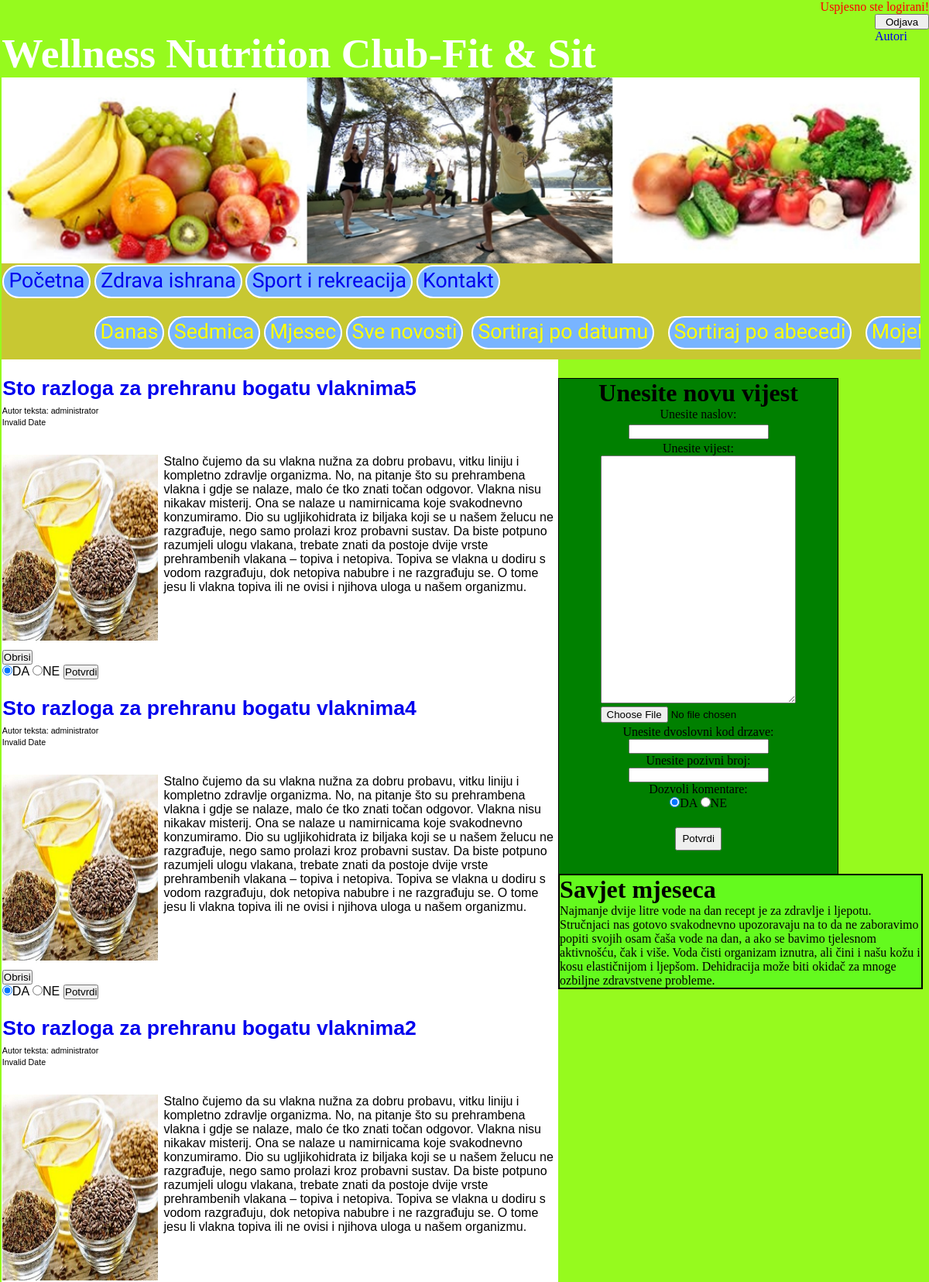
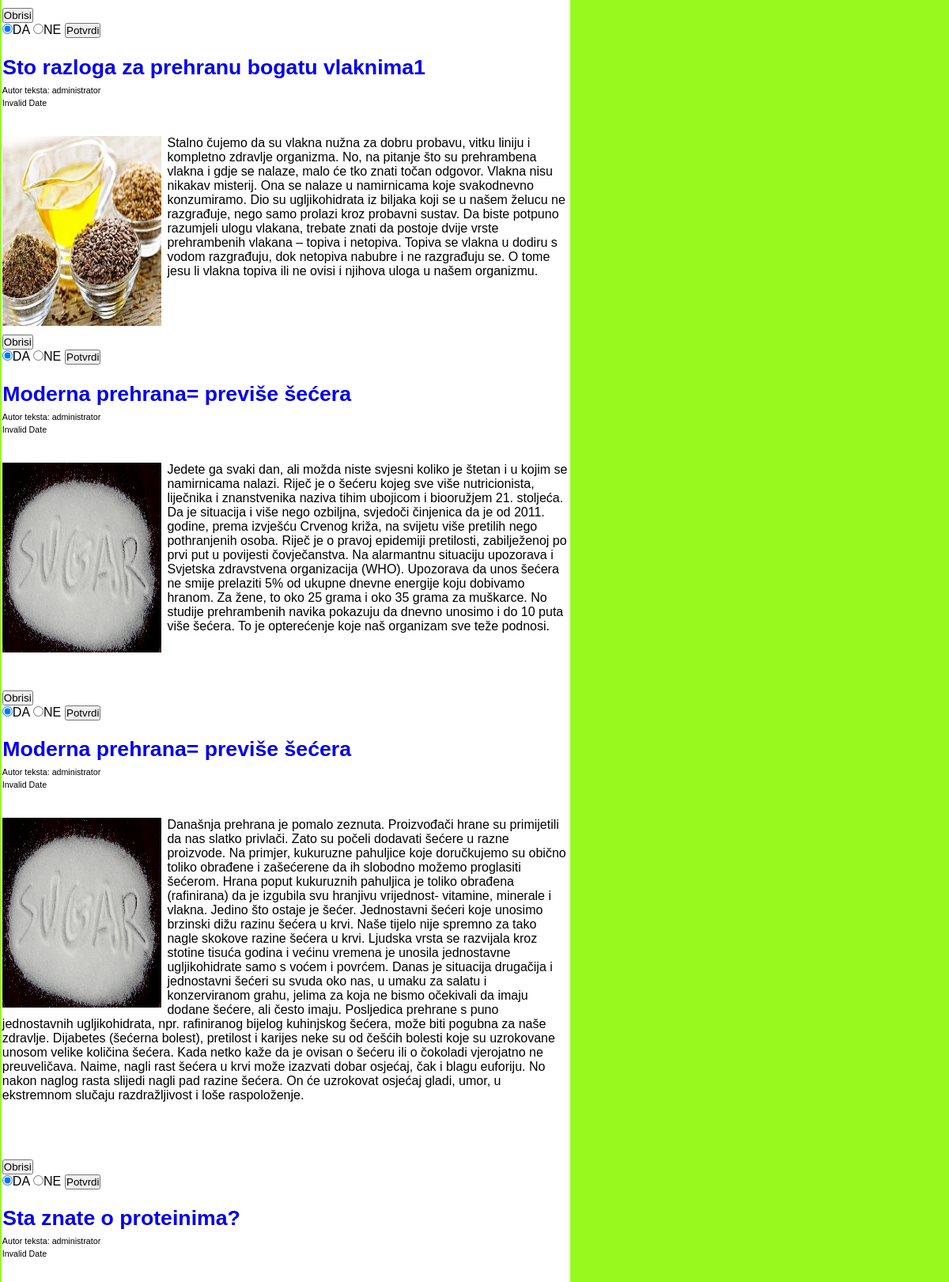
/Main.php (signed in, upper part), run on the app's committed database (2 pictures, top to bottom).
### tables this page shows
CREATE TABLE IF NOT EXISTS `novosti` (
  `NovostID` int(11) NOT NULL AUTO_INCREMENT,
  `Naslov` varchar(200) NOT NULL,
  `NovostiTxt` text NOT NULL,
  `Vrijeme` timestamp NOT NULL DEFAULT CURRENT_TIMESTAMP ON UPDATE CURRENT_TIMESTAMP,
  `Slika` text NOT NULL,
  `AutorID` int(11) NOT NULL,
  `Otvoren` varchar(2) NOT NULL,
  PRIMARY KEY (`NovostID`)
);

CREATE TABLE IF NOT EXISTS `autori` (
  `ID` int(11) NOT NULL AUTO_INCREMENT,
  `Username` varchar(20) NOT NULL,
  `Password` varchar(50) NOT NULL,
  PRIMARY KEY (`ID`),
  UNIQUE KEY `Username` (`Username`)
);

### Main.php (the view, shortened to what this page needs)
<!DOCTYPE HTML PUBLIC "-//W3C//DTD HTML 4.01 Transitional//EN">
<Html>
<head>
<link rel="stylesheet" type="text/css" href="Stil.css">
</head>
<body onload="bodyOnLoad();">
<?php
	if(isset($_SESSION['username']))
	{
		print "<p class=\"natpis\"> Uspjesno ste logirani! </p>";
	}
	else
	{
		print "<a class=\"natpi\" href =\"Login.php\">Logirajte se!</a>";
	}
?>
<div id="forma1">
<?php
	if(isset($_SESSION['username']))
	{
		print "<form id=\"izgen\"action=\"Main.php\" method=\"get\">
		<input type=\"submit\" class=\"Odjava\" name=\"Odjava\" value=\"Odjava\">";
		if($_SESSION['username']=="administrator")
		{
			print "<a class=\"natpi\" href =\"Autori.php\">Autori</a>";
		}
	}
?>
</div>
<div id="zaglavlje">
<h1 id="imeklub">Wellness Nutrition Club-Fit &amp Sit</h1>
</div>
<div id="slike">
<img class="prva" alt="LOGO" src="kolaz.jpg">
</div>
<div id="meni">
	<ul class="menilista">
		<li id="Pocetna"><a class="linkmeni" href="Main.php" >Početna</a></li>
		<li id="Zdrava"><a href="Linkovi.html" class="linkmeni">Zdrava ishrana</a></li>
		<li id="Sport"><a href="Tabela.html" class="linkmeni">Sport i rekreacija</a></li>
		<li id="Kontakt"><a href="Forma.html" class="linkmeni">Kontakt</a></li>
	</ul>
</div>
<div id="kontrole">
<ul class="kontlist">
<li id="Danas" onclick="prikazi(1)">Danas</li>
<li id="Sedmica" onclick="prikazi(2)">Sedmica</li>
<li id="Mjesec" onclick="prikazi(3)">Mjesec</li>
<li id="Starije" onclick="prikazi(4)">Sve novosti</li>
<li id="SortirajPoDat"><form class="Dugmad" action="Main.php" method="post"><input id="Datumski" type="submit" name="PoDatumu" value="Sortiraj po datumu"></form></li>
<li id="SortirajPoAbc"><form class="Dugmad" action="Main.php" method="post"><input id="Datumski" type="submit" name="PoAbc" value="Sortiraj po abecedi"></form></li>
<?php
	if(isset($_SESSION['username']))
	{
		print "<li id=\"MojeNovosti\"><form class=\"Dugmad\" action=\"Main.php\" method=\"post\"><input id=\"Datumski\" type=\"submit\" name=\"MojeNov\" value=\"MojeNovosti\"></form></li>";
	}
?>
</ul>
</div>
<?php
	 $veza = new PDO("mysql:dbname=wnclub_database;host=localhost;port=3306;charset=utf8","DBuser");
     $veza->exec("set names utf8");
	if(isset($_SESSION['username']))
	{
		print "<div id=\"forma2\">
		<h1>Unesite novu vijest</h1>
		<form id=\"izgen\"action=\"Main.php\" method=\"post\">
		<label for=\"Naslovi\">Unesite naslov:</label>
		<input type=\"text\" id=\"Naslovi\" name=\"Naslovi\" required>
		<label for=\"NovostTxt\">Unesite vijest:</label>
		<textarea id=\"NovostTxt\" name=\"NovostTxt\" rows=\"20\" cols=\"50\" required></textarea>
		<input type=\"file\" id=\"pic\" name=\"pic\" accept=\"image/*\" required>
		<label for=\"Drzava\" >Unesite dvoslovni kod drzave:</label>
		<input type=\"text\" id=\"Drzava\" name=\"Drzava\" required onblur=\"provjeriBroj()\">
		<label for=\"Broj\">Unesite pozivni broj:</label>
		<input type=\"text\" id=\"Broj\" name=\"Broj\" required onblur=\"provjeriDrzave()\">
		<br>
		<p>Dozvoli komentare:</p>
		<input type=\"radio\" name=\"Zakom\" value=\"DA\" checked>DA
		<input type=\"radio\" name=\"Zakom\" value=\"NE\">NE
		<p id=\"Postavi\"><p>
		<br>
		<input type=\"submit\" id=\"Potvrdi\" name=\"Potvrdi\" value=\"Potvrdi\">
		</form>
		</div>";
	}
?>
<div id="glavni">
  <div id="sadrzajnovosti">
  <?php
   $novosti=$veza->query("select * from novosti order by Vrijeme desc");
	if(isset($_REQUEST['PoDatumu']))
	{
		$brojac=0;
				foreach($novosti as $vijest)
				{
						$naslov=str_replace("&#44;",",",$vijest['Naslov']);
						$vijesti=str_replace("&#44;",",",$vijest['NovostiTxt']);
						$datum=$vijest['Vrijeme'];
						$slika=$vijest['Slika'];
						$dat=date("D M j Y H:i:s",strtotime($datum));
						$datum=$dat." GMT+0200";
						$autori=$veza->query("select a.Username from autori a where a.ID=".$vijest['AutorID']);
						foreach($autori as $aut)
					{
						print "<div class=\"novostiDiv\">
						<h1 class=\"NaslovNovosti\"><a href=\"Detalji.php?NaslovNovosti=$naslov\">".$naslov."</a></h1>
						<p class=\"datumobjave\">".$datum."</p>
						<p class=\"autorKomentar\">Autor teksta: ".$aut['Username']."</p>
						<p class=\"datumi\"></p>
						<p class=\"novosti\"> <img class=\"novostiSlike\" alt=\"LOGO\" src=".$slika.">".$vijesti."</p>
						</div>";
						if(isset($_SESSION['username']) && $_SESSION['username']=="administrator" )
						{
							print "<form action=\"Main.php\" method=\"post\">
							<input type=\"hidden\" name=\"novost\" value=\"".$vijest['NovostID']."\">
							<input type=\"submit\" name=\"ObrisiNovost\" id=\"ObrisiNovost\" value=\"Obrisi\">
							</form>
							";
							print "<form action=\"Main.php\" method=\"post\">
							<input type=\"hidden\" name=\"novost\" value=\"".$vijest['NovostID']."\">
							<input type=\"radio\" name=\"Zakom\" value=\"DA\" checked>DA
							<input type=\"radio\" name=\"Zakom\" value=\"NE\">NE
							<input type=\"submit\" name=\"PotvrdiPromjenu\" id=\"PotvrdiPromjenu\" value=\"Potvrdi\">
							</form>";
						}
					}
				}
	}
	else{
		foreach($novosti as $vijest)
		{
					$naslov=str_replace("&#44;",",",$vijest['Naslov']);
					$vijesti=str_replace("&#44;",",",$vijest['NovostiTxt']);
					$datum=$vijest['Vrijeme'];
					$slika=$vijest['Slika'];
					$dat=date("D M j Y H:i:s",strtotime($datum));
					$datum=$dat." GMT+0200";
					$autori=$veza->query("select a.Username from autori a where a.ID=".$vijest['AutorID']);
					foreach($autori as $aut)
					{
						print "<div class=\"novostiDiv\">
						<h1 class=\"NaslovNovosti\"><a href=\"Detalji.php?NaslovNovosti=$naslov\">".$naslov."</a></h1>
						<p class=\"datumobjave\">".$datum."</p>
						<p class=\"autorKomentar\">Autor teksta: ".$aut['Username']."</p>
						<p class=\"datumi\"></p>
						<p class=\"novosti\"> <img class=\"novostiSlike\" alt=\"LOGO\" src=".$slika.">".$vijesti."</p>
						</div>";
						if(isset($_SESSION['username']) && $_SESSION['username']=="administrator")
						{
							print "<form action=\"Main.php\" method=\"post\">
							<input type=\"hidden\" name=\"novost\" value=\"".$vijest['NovostID']."\">
							<input type=\"submit\" name=\"ObrisiNovost\" id=\"ObrisiNovost\" value=\"Obrisi\">
							</form>
							";
							print "<form action=\"Main.php\" method=\"post\">
							<input type=\"hidden\" name=\"novost\" value=\"".$vijest['NovostID']."\">
							<input type=\"radio\" name=\"Zakom\" value=\"DA\" checked>DA
							<input type=\"radio\" name=\"Zakom\" value=\"NE\">NE
							<input type=\"submit\" name=\"PotvrdiPromjenu\" id=\"PotvrdiPromjenu\" value=\"Potvrdi\">
							</form>";
						}
					}
		}
	}
?>
</div>
</div>
<div id="desnog">
<h1 id="des">Savjet mjeseca</h1>
<p>Najmanje dvije litre vode na dan recept je za zdravlje i ljepotu. Stručnjaci nas gotovo svakodnevno upozoravaju na to da ne zaboravimo popiti svojih osam čaša vode na dan, a ako se bavimo tjelesnom aktivnošću, čak i više. Voda čisti organizam iznutra, ali čini i našu kožu i kosu elastičnijom i ljepšom. Dehidracija može biti okidač za mnoge ozbiljne zdravstvene probleme.</p>
</div>
</body>
</Html>

### Stil.css (style rules this page uses)
body { background-color: rgb(150,250,30); }
.natpis { text-align: right; color:red; }
.autorKomentar { font-family: Arial; font-size: 8pt; top: 12%; color :black; margin-bottom: 0.5%; margin-top: 1%; }
#Datumski { display: inline; position: relative; font-size: 20pt; padding-top: 0.2%; padding-left: 0.5%; padding-right: 0.5%; padding-bottom: 0.4%; position: relative; font-family: Gabriela; border-radius: 30px; border: solid white 2px; background-color: rgb(120,180,255); color:yellow; }
.Dugmad { display: inline; border: none; background-color: rgb(200,200,50); }
.natpi { text-align: right; }
#forma1 { height:20px; width:70px; float: right; }
#Naslovi { margin-bottom: 1%; margin-top: 1%; }
#Potvrdi,#pic { margin-top: 1%; margin-bottom: 1%; }
#Potvrdi { height: 30px; width: 60px; }
#NovostTxt { height: 50%; width: 70%; }
#Broj,#Drzava { text-align: right; }
#forma2 { height: 80%; margin: 0 auto; margin-top:2%; width:30%; text-align: center; background-color: rgb(200,200,50); border: 1px solid black; background: green; display: inline-block; }
.Odjava { width:70px; height: 20px; }
* { margin: 0px; padding: 0px; margin-left: 0.05%; }
#glavni { overflow: hidden; width: 60%; font-family: Arial; background-color: white; height: auto; float: left; }
#zaglavlje { overflow: hidden; color: white; font-size: 20pt; width: 99%; padding-bottom: 0%; height: auto; }
#slike { overflow: hidden; width:99.9%; display: block; }
#Pocetna { background-color: rgb(120,180,255); border-radius: 30px; border: solid white 2px; }
#Zdrava { background-color: rgb(120,180,255); border-radius: 30px; border: solid white 2px; }
#Sport { background-color: rgb(120,180,255); border-radius: 30px; border: solid white 2px; }
#Kontakt { background-color: rgb(120,180,255); border-radius: 30px; border: solid white 2px; }
#meni>ul>li { display: inline; position: relative; font-size: 20pt; padding-top: 0.2%; padding-left: 0.5%; padding-right: 0.5%; padding-bottom: 0.4%; position: relative; }
#meni { width: auto; height: auto; overflow: hidden; bottom: 2%; padding-bottom: 4px; padding-top: 0.5%; font-family: Gabriela; background-color: rgb(200,200,50); max-width: 99%; max-height:8%; min-height: 6.5%; min-width: 97%; }
a.linkmeni:link { text-decoration: none; }
.prva { width: 99%; height: 30%; display: block; }
.NaslovNovosti { margin-top: 3%; font-family: Arial; font-size: 20pt; color :black; position: relative; }
.novosti { margin-top: 5%; color:black; }
#desnog { width:39%; float: right; position: relative; height: auto; background-color: rgb(100,250,30); color : black; font-family: cursive; right: 0.8%; outline: solid black 2px; }
.novostiSlike { width: 28%; height: 30%; float: left; padding-right:1%; position: relative; }
#imeklub { right: 10%; }
label { font-size:100%; display:block; margin:0%; text-align: center; }
a:link { text-decoration: none; }
#kontrole { width: auto; height: auto; overflow: hidden; bottom: 2%; padding-bottom: 4px; padding-top: 0.5%; font-family: Gabriela; background-color: rgb(200,200,50); max-width: 99%; max-height:8%; min-height: 6.5%; min-width: 97%; }
.kontlist>li { display: inline; position: relative; font-size: 20pt; padding-top: 0.2%; padding-left: 0.5%; padding-right: 0.5%; padding-bottom: 0.4%; position: relative; background-color: rgb(200,200,50); color:yellow; left:10%; }
#Danas { border-radius: 30px; border: solid white 2px; background-color: rgb(120,180,255); }
#Mjesec { border-radius: 30px; border: solid white 2px; background-color: rgb(120,180,255); }
#Sedmica { border-radius: 30px; border: solid white 2px; background-color: rgb(120,180,255); }
#Starije { border-radius: 30px; border: solid white 2px; background-color: rgb(120,180,255); }
.novostiDiv { display: block; margin-bottom: 10%; min-height: 35%; max-height: auto; }
.datumi { font-family: Arial; font-size: 8pt; top: 12%; color :black; display: none; }

### data on the page
novosti: Naslov "Sto razloga za prehranu bogatu vlaknima5", NovostiTxt "Stalno čujemo da su vlakna nužna za dobru probavu, vitku liniju i kompletno zdravlje organizma. No, na pitanje što su prehrambena vlakna i gdje se nalaze, malo će tko znati točan odgovor. Vlakna nisu nikakav misterij. Ona se nalaze u namirnicama koje svakodnevno konzumiramo. Dio su ugljikohidrata iz biljaka koji se u našem želucu ne razgrađuje, nego samo prolazi kroz probavni sustav. Da biste potpuno razumjeli ulogu vlakana, trebate znati da postoje dvije vrste prehrambenih vlakana – topiva i netopiva. Topiva se vlakna u dodiru s vodom razgrađuju, dok netopiva nabubre i ne razgrađuju se. O tome jesu li vlakna topiva ili ne ovisi i njihova uloga u našem organizmu."
autori: Username "administrator", novosti.Slika (picture)
novosti: Naslov "Sto razloga za prehranu bogatu vlaknima4", NovostiTxt "Stalno čujemo da su vlakna nužna za dobru probavu, vitku liniju i kompletno zdravlje organizma. No, na pitanje što su prehrambena vlakna i gdje se nalaze, malo će tko znati točan odgovor. Vlakna nisu nikakav misterij. Ona se nalaze u namirnicama koje svakodnevno konzumiramo. Dio su ugljikohidrata iz biljaka koji se u našem želucu ne razgrađuje, nego samo prolazi kroz probavni sustav. Da biste potpuno razumjeli ulogu vlakana, trebate znati da postoje dvije vrste prehrambenih vlakana – topiva i netopiva. Topiva se vlakna u dodiru s vodom razgrađuju, dok netopiva nabubre i ne razgrađuju se. O tome jesu li vlakna topiva ili ne ovisi i njihova uloga u našem organizmu."
novosti: Naslov "Sto razloga za prehranu bogatu vlaknima2", NovostiTxt "Stalno čujemo da su vlakna nužna za dobru probavu, vitku liniju i kompletno zdravlje organizma. No, na pitanje što su prehrambena vlakna i gdje se nalaze, malo će tko znati točan odgovor. Vlakna nisu nikakav misterij. Ona se nalaze u namirnicama koje svakodnevno konzumiramo. Dio su ugljikohidrata iz biljaka koji se u našem želucu ne razgrađuje, nego samo prolazi kroz probavni sustav. Da biste potpuno razumjeli ulogu vlakana, trebate znati da postoje dvije vrste prehrambenih vlakana – topiva i netopiva. Topiva se vlakna u dodiru s vodom razgrađuju, dok netopiva nabubre i ne razgrađuju se. O tome jesu li vlakna topiva ili ne ovisi i njihova uloga u našem organizmu."
novosti: Naslov "Sto razloga za prehranu bogatu vlaknima1", NovostiTxt "Stalno čujemo da su vlakna nužna za dobru probavu, vitku liniju i kompletno zdravlje organizma. No, na pitanje što su prehrambena vlakna i gdje se nalaze, malo će tko znati točan odgovor. Vlakna nisu nikakav misterij. Ona se nalaze u namirnicama koje svakodnevno konzumiramo. Dio su ugljikohidrata iz biljaka koji se u našem želucu ne razgrađuje, nego samo prolazi kroz probavni sustav. Da biste potpuno razumjeli ulogu vlakana, trebate znati da postoje dvije vrste prehrambenih vlakana – topiva i netopiva. Topiva se vlakna u dodiru s vodom razgrađuju, dok netopiva nabubre i ne razgrađuju se. O tome jesu li vlakna topiva ili ne ovisi i njihova uloga u našem organizmu."
novosti: Naslov "Moderna prehrana= previše šećera", NovostiTxt "Jedete ga svaki dan, ali možda niste svjesni koliko je štetan i u kojim se namirnicama nalazi. Riječ je o šećeru kojeg sve više nutricionista, liječnika i znanstvenika naziva tihim ubojicom i biooružjem 21. stoljeća. Da je situacija i više nego ozbiljna, svjedoči činjenica da je od 2011. godine, prema izvješću Crvenog križa, na svijetu više pretilih nego pothranjenih osoba. Riječ je o pravoj epidemiji pretilosti, zabilježenoj po prvi put u povijesti čovječanstva. Na alarmantnu situaciju upozorava i Svjetska zdravstvena organizacija (WHO). Upozorava da unos šećera ne smije prelaziti 5% od ukupne dnevne energije koju dobivamo hranom. Za žene, to oko 25 grama i oko 35 grama za muškarce. No…"
novosti: Naslov "Moderna prehrana= previše šećera", NovostiTxt "Današnja prehrana je pomalo zeznuta. Proizvođači hrane su primijetili da nas slatko privlači. Zato su počeli dodavati šećere u razne proizvode. Na primjer, kukuruzne pahuljice koje doručkujemo su obično toliko obrađene i zašećerene da ih slobodno možemo proglasiti šećerom. Hrana poput kukuruznih pahuljica je toliko obrađena (rafinirana) da je izgubila svu hranjivu vrijednost- vitamine, minerale i vlakna. Jedino što ostaje je šećer. Jednostavni šećeri koje unosimo brzinski dižu razinu šećera u krvi. Naše tijelo nije spremno za tako nagle skokove razine šećera u krvi. Ljudska vrsta se razvijala kroz stotine tisuća godina i većinu vremena je unosila jednostavne ugljikohidrate samo s voćem i…"
novosti: Naslov "Sta znate o proteinima?"
